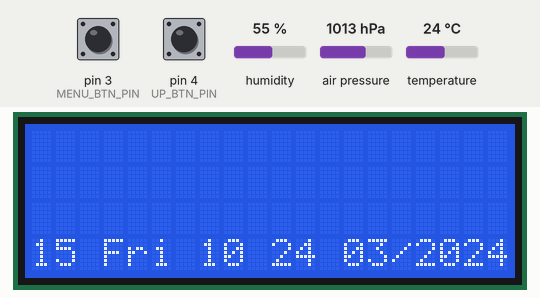
Simulated run of this sketch. Board: Arduino Uno, built with avr-gcc and run on an emulated ATmega328P. Shown: 20×4 character LCD. The inputs (shaded band) are chosen by the test bench; at power-on: pin 3 (MENU_BTN_PIN) HIGH, pin 4 (UP_BTN_PIN) HIGH, humidity 55 %, air pressure 1013 hPa, temperature 24 °C. The local clock reads 2024-03-15 10:24:30 at power-on unless the sketch sets it; what the sketch prints to the serial monitor is not drawn.

Above: at 1.6 s.
1.7 s: pin 3 (MENU_BTN_PIN) pulsed LOW 2 times (0.12 s each, 0.3 s apart)
At 3.3 s:
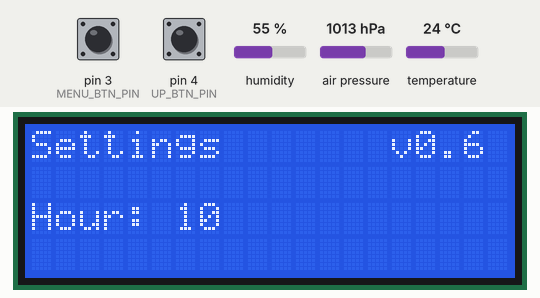
3.8 s: pin 3 (MENU_BTN_PIN) pulled LOW for 1 s
At 5.7 s:
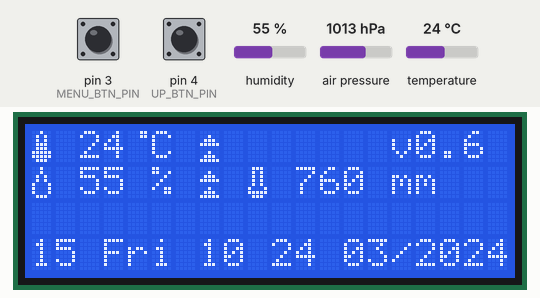
7.8 s: pin 4 (UP_BTN_PIN) pulsed LOW 2 times (0.12 s each, 0.3 s apart)
At 9.4 s:
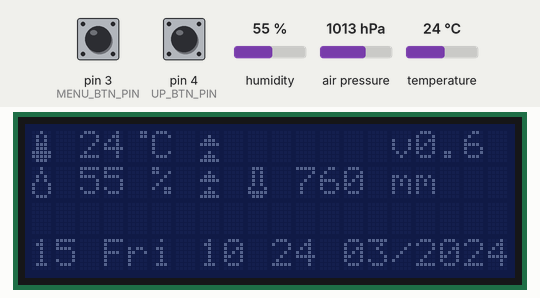
Timing chart, 0 to 10.9 s (numbered marks = the images above; inputs shaded):
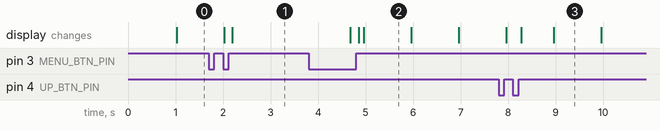

Measured:
- after the input at 1.7 s, the display: first differs from a run without the input after 0.50 s (image 1)
- after the input at 3.8 s, the display: first changes after 0.87 s (image 2 shows a later state)
- after the input at 7.8 s, the display: first differs from a run without the input after 0.47 s (image 3 shows a later state)

The sketch:

Meteostation.ino
```cpp
/*
    Written by Pavel Vishnyakov
    Метеостанция
    Требуются библиотеки:
    http://arduino-info.wikispaces.com/LCD-Blue-I2C

    https://learn.adafruit.com/dht требует доп. библиотеку, ВНИМАТЕЛЬНО читать ман

    https://playground.arduino.cc/Code/Time
      Time - библиотека времени
      DS1307RTC - библиотека для модуля DS1307/DS1337/DS3231
      TimeAlarms (сейчас не используется) - можно добавить будильники/таймеры событий

    https://github.com/mathertel/OneButton для работы с кнопками
*/
#include <Wire.h>
#include <Adafruit_Sensor.h>
#include <LiquidCrystal_I2C.h>
#include <TimeLib.h>
#include <DS1307RTC.h>
#include <DHT.h>
#include <Adafruit_BMP085_U.h>
#include <OneButton.h>

// задаем тип датчика влажности
//#define DHTTYPE DHT22
#define DHTTYPE DHT11

// датчик давления BMP085/BMP180
Adafruit_BMP085_Unified bmp = Adafruit_BMP085_Unified(10085);

/*
    Подключаем пин 1 (слева) сенсора к 5V
    ВНИМАНИЕ: если используется микроконтроллер с 3.3V логикой (типа Arduino Due) пин 1 подключаем
    к 3.3V вместо 5V
    Подключаем пин 2 сенсора к любому цифровому пину (это DHTPIN)
    Пин 3 не используется
    Подключаем пин 4 сенсора к земле GND
    Подключаем резистор 10 КОм между пинами 1 и 2 сенсора
*/
#define DHTPIN 2       // пин микроконтроллера к которому подключен DHT11/DHT22
#define MENU_BTN_PIN 3 //  пин кнопки меню
#define UP_BTN_PIN 4   //  пин кнопки увеличения значений

const String VERSION = "v0.6"; //  версия кода

DHT dht(DHTPIN, DHTTYPE);

// адрес i2c экрана как правило 0x27 или 0x3F
LiquidCrystal_I2C lcd(0x3F, 2, 1, 0, 4, 5, 6, 7, 3, POSITIVE);

OneButton menu_btn(MENU_BTN_PIN, true); // кнопка меню, параметр true для INPUT_PULLUP
OneButton up_btn(UP_BTN_PIN, true);     //  кнопка "+" увеличения значений

const byte charBitmap[][8]{
    //  знак температуры
    {B00100, B01010, B01010, B01110, B01110, B11111, B11111, B01110},
    //  знак влажности
    {B00100, B00100, B01010, B01010, B10001, B10001, B10001, B01110},
    // знак барометр
    {B01110, B01010, B01010, B01010, B01010, B10001, B11111, B01110},
    // знак Цельсия
    {B00011, B00011, B00000, B00000, B00000, B00000, B00000, B00000},
    // тире
    {B00000, B00000, B00000, B11111, B11111, B00000, B00000, B00000},
    // стрелки вверх
    {B00000, B00100, B01110, B11111, B00000, B00100, B01110, B11111},
    // стрелки вниз
    {B00000, B11111, B01110, B00100, B00000, B11111, B01110, B00100},
    //  призрак
    {B00000, B01110, B11111, B10101, B11111, B11111, B10101, B00000}};

boolean light = 1; //  состояние подсветки экрана, в перспективе и другой подсветки

byte h_prev; //  предыдущие значения температуры и влажности
int t_prev;

//  переменные для меню и ручного выбора даты/времени
byte menu_mode = 0;
tmElements_t tmE; //  адский формат даты/времени

//  для таймеров
unsigned long ltm1, ltm2;

void setup()
{
  Serial.begin(9600);
  Serial.println("LCD start...");

  lcd.begin(20, 4); // инициальзация экрана и включение подсветки
  lcd.backlight();
  lcd.clear();
  //  записываем символы в память экрана
  int charBitmapSize = (sizeof(charBitmap) / sizeof(charBitmap[0]));
  for (int i = 0; i < charBitmapSize; i++)
  {
    lcd.createChar(i, (byte *)charBitmap[i]);
  }

  Serial.println("DHT start...");
  dht.begin(); //  инициальзация датчика влажности

  setSyncProvider(RTC.get); //  синхронизация времени с RTC

  switch (timeStatus())
  {
  case timeSet:
    Serial.println("RTC has set the system time");
    break;
  case timeNeedsSync:
    Serial.println("Time set, but unable to sync with the RTC");
    break;
  case timeNotSet:
    Serial.println("Time didn't set yet");
    Serial.println("Setting default time");
    setTime(1, 0, 0, 1, 1, 2017);
    break;
  }

  if (!bmp.begin())
  {
    Serial.print("Ooops, no BMP085 detected ... Check your wiring or I2C ADDR!");
  }
  /*
     подключаем функции кнопок
     Кнопка МЕНЮ:
      клик (в меню) - меняет страницы меню
      двойной клик - включает/выключает меню с сохранением изменений
      длинный клик (в меню) - выход из меню, без сохранения изменений
     Кнопка "+":
      клик (в меню) - +1 к значение
      двойной клик (вне меню) - вкл/выкл подсветку экрана
      двойной клик (в меню) - +5 к значению, -1 для года
  */
  menu_btn.attachClick(m_click);
  menu_btn.attachDoubleClick(m_double_click);
  menu_btn.attachLongPressStart(m_long_press_start);
  menu_btn.attachLongPressStop(m_long_press_stop);
  up_btn.attachClick(up_click);
  up_btn.attachDoubleClick(up_double_click);

  Serial.println("Complete!");
}

void loop()
{
  //  отслеживаем нажатия кнопок
  menu_btn.tick();
  up_btn.tick();

  if (menu_mode == 0 && millis() - ltm1 >= 1000)
  {
    ltm1 = millis();
    my_clock();
  }
  if (menu_mode == 0 && millis() - ltm2 >= 60000)
  {
    ltm2 = millis();
    weather();
  }
}

// --- МЕТЕОСТАНЦИЯ ---
void weather()
{
  lcd.setCursor(15, 0);
  lcd.print(VERSION);

  byte h = dht.readHumidity();   //влажность
  int t = dht.readTemperature(); //температура

  if (isnan(h) || isnan(t))
  {
    lcd.home();
    lcd.print("Failed!");
    Serial.println("ERROR while reading from DHT sensor");
    return;
  }

  sensors_event_t event;
  bmp.getEvent(&event);

  lcd.home();
  lcd.write((byte)0);
  lcd.print(" ");
  two_digits(t);
  lcd.write((byte)3);
  lcd.print("C ");
  lcd.write(icon(t, 1));
  lcd.setCursor(0, 1);
  lcd.write((byte)1);
  lcd.print(" ");
  two_digits(h);
  lcd.print(" % ");
  lcd.write(icon(h, 2));
  lcd.print(" ");
  lcd.write((byte)2);
  lcd.print(" ");
  if (event.pressure)
  {
    // давление в мм. р.ст.
    lcd.print(event.pressure * 0.75, 0);
  }
  else
  {
    Serial.print("ERROR reading pressure!");
    lcd.print("---");
  }
  lcd.print(" mm");

  h_prev = h;
  t_prev = t;
}
// --- ЧАСЫ ---
void my_clock()
{
  time_t tm = now();

  lcd.setCursor(0, 3);
  two_digits(day(tm));
  lcd.print(" ");
  lcd.print(dayShortStr(weekday()));
  lcd.print(" ");
  two_digits(hour(tm));
  //  мигаем разделителем часов и минут
  if (second(tm) & 1)
  {
    lcd.print(':');
  }
  else
  {
    lcd.print(' ');
  }
  two_digits(minute(tm));
  lcd.print(" ");
  two_digits(month(tm));
  lcd.print('/');
  lcd.print(year(tm));
}
// --- МЕНЮ И КНОПКИ ---
void m_click()
{
  if (menu_mode > 0)
  {
    menu_mode++;
    menu();
  }
  if (menu_mode > 6)
  {
    menu_mode = 1;
    menu();
  }
}

void m_double_click()
{
  if (menu_mode == 0)
  {
    menu_mode = 1;
    time_t tm = now();
    breakTime(tm, tmE);
    menu();
  }
  else
  {
    tmE.Second = 0;
    RTC.write(tmE);
    setTime(tmE.Hour, tmE.Minute, tmE.Second, tmE.Day, tmE.Month, tmYearToCalendar(tmE.Year));
    lcd.clear();
    menu_mode = 0;
  }
}

void m_long_press_start()
{
  if (menu_mode > 0)
  {
    lcd.clear();
    lcd.home();
    lcd.print("Exit without saving");
  }
}

void m_long_press_stop()
{
  if (menu_mode > 0)
  {
    lcd.clear();
    menu_mode = 0;
    weather();
  }
}
//  кнопка "+" увеличивает звначения в зависимости от выбранного пункта меню
void up_click()
{
  if (menu_mode > 0)
  {
    increase(1);
  }
}

void up_double_click()
{
  if (menu_mode != 0)
  {
    increase(5);
  }
  else
  {
    if (light)
    {
      lcd.noBacklight();
      light = 0;
    }
    else
    {
      lcd.backlight();
      light = 1;
    }
  }
}
//  отрисовка меню
void menu()
{
  lcd.clear();
  lcd.home();
  lcd.print("Settings");
  lcd.setCursor(15, 0);
  lcd.print(VERSION);
  lcd.setCursor(0, 2);
  switch (menu_mode)
  {
  case 1:
    lcd.print("Hour: ");
    two_digits(tmE.Hour);
    break;
  case 2:
    lcd.print("Minute: ");
    two_digits(tmE.Minute);
    break;
  case 3:
    lcd.print("Day: ");
    two_digits(tmE.Day);
    break;
  case 4:
    lcd.print("Month: ");
    two_digits(tmE.Month);
    break;
  case 5:
    lcd.print("Year: ");
    lcd.print(tmYearToCalendar(tmE.Year));
    break;
  default:
    lcd.setCursor(0, 1);
    lcd.print("Double menu click to");
    lcd.setCursor(0, 2);
    lcd.print("Save & Exit or");
    lcd.setCursor(0, 3);
    lcd.print("Long click for Exit");
    break;
  }
}
// Увеличение значений в меню
void increase(int i)
{
  switch (menu_mode)
  {
  case 1:
    if (tmE.Hour < 23)
    {
      if (i == 5 && tmE.Hour > 23 - i)
      {
        tmE.Hour = (tmE.Hour - 24) + i;
        break;
      }
      tmE.Hour += i;
    }
    else
    {
      tmE.Hour = 0;
    }
    break;
  case 2:
    if (tmE.Minute < 59)
    {
      if (i == 5 && tmE.Minute > 59 - i)
      {
        tmE.Minute = (tmE.Minute - 60) + i;
        break;
      }
      tmE.Minute += i;
    }
    else
    {
      tmE.Minute = 0;
    }
    break;
  case 3:
    if (tmE.Day < 31)
    {
      if (i == 5 && tmE.Day > 31 - i)
      {
        tmE.Day = (tmE.Day - 31) + i;
        break;
      }
      tmE.Day += i;
    }
    else
    {
      tmE.Day = 1;
    }
    break;
  case 4:
    if (tmE.Month < 12)
    {
      if (i == 5 && tmE.Month > 12 - i)
      {
        tmE.Month = (tmE.Month - 12) + i;
        break;
      }
      tmE.Month += i;
    }
    else
    {
      tmE.Month = 1;
    }
    break;
  case 5:
    if (i == 1)
    {
      tmE.Year++;
    }
    else
    {
      tmE.Year--;
    }
    break;
  }
  menu();
}
// --- ДОПОЛНИТЕЛЬНЫЕ ФУНКЦИИ ---
/*
  функция выбора иконки изменения состояния температры/влажности
*/
byte icon(int i, byte mode)
{
  switch (mode)
  {
  // режим выбора иконки температуры
  case 1:
  {
    if (t_prev == i)
    {
      return 4;
    }
    if (t_prev < i)
    {
      return 5;
    }
    if (t_prev > i)
    {
      return 6;
    }
  }
  break;
  // режим выбора иконки влажности
  case 2:
  {
    if (h_prev == i)
    {
      return 4;
    }
    if (h_prev < i)
    {
      return 5;
    }
    if (h_prev > i)
    {
      return 6;
    }
  }
  break;
  }
}
/*
  функция добавления 0 перед однозначным числом
*/
void two_digits(int i)
{
  if (i > -10 && i < 10)
  {
    lcd.print(0);
  }
  lcd.print(i);
}
```
